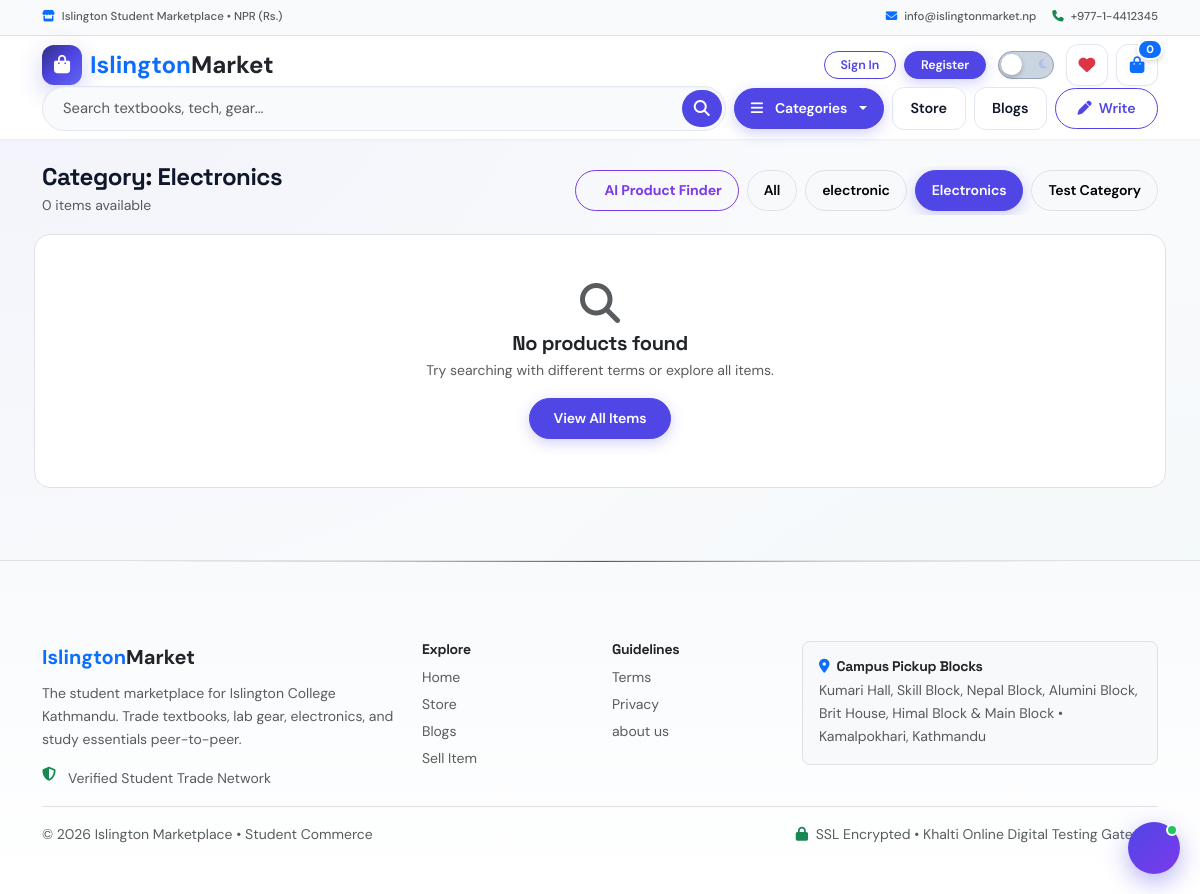
Page /products/?category=Electronics on the earlier database version.
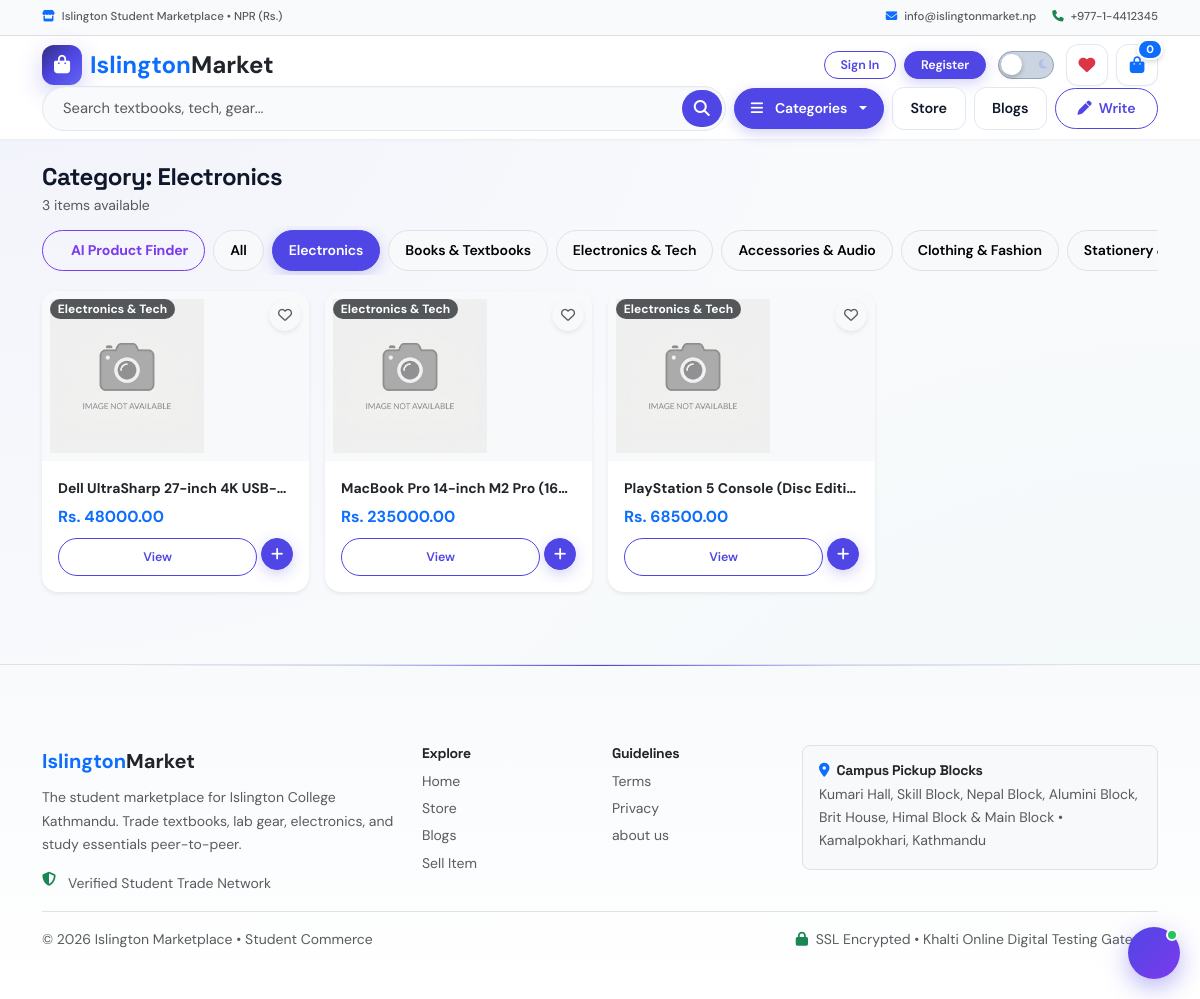
Same page on the later database version.
### products/models.py (models this page shows, shortened)
class Category(models.Model):
    name = models.CharField(max_length=225)
    category_image = models.ImageField(upload_to='categories/', blank=True, null=True)
    class Meta: verbose_name_plural = 'Categories'

class Product(models.Model):
    user = models.ForeignKey(User, on_delete=models.CASCADE, null=True, blank=True, related_name='products')
    name = models.CharField(max_length=100)
    slug = models.SlugField(max_length=150, unique=True, blank=True, null=True)
    price = models.FloatField()
    description = models.TextField()
    stock = models.IntegerField(default=1)
    status = models.BooleanField(default=True, help_text="Public visibility on store")
    is_approved = models.BooleanField(default=True, verbose_name="Approved by Admin", help_text="Designates whether this listing is approved by admin.")
    rejection_reason = models.TextField(blank=True, null=True, help_text="Optional feedback if rejected by admin.")
    product_image = models.ImageField(upload_to='products/', blank=True, null=True)
    category = models.ForeignKey(Category, on_delete=models.CASCADE)
    created_at = models.DateTimeField(auto_now_add=True)

### pages/models.py (models this page shows, shortened)
class Page(models.Model):
    title = models.CharField(max_length=100)
    slug = models.SlugField(unique=True)
    content = models.TextField()
    created_at = models.DateTimeField(auto_now_add=True)

### products/views.py (the view, shortened to what this page needs)
# urls.py: path('products/', include('products.urls')),
def products(request):
    q, cat = request.GET.get('q', '').strip(), request.GET.get('category', '').strip()
    qs = list(Product.objects.select_related('category', 'user').filter(status=True, is_approved=True).order_by('-created_at'))
    if cat and cat != 'All Categories':
        qs = [p for p in qs if p.category and cat.lower() in p.category.name.lower()]
    wish_ids = set(Wishlist.objects.filter(user=request.user).values_list('product_id', flat=True)) if request.user.is_authenticated else set()
    return render(request, 'products/products.html', {
        'products': qs, 'categories': Category.objects.all(), 'query': q, 'selected_category': cat, 'total_count': len(qs), 'wishlist_ids': wish_ids
    })

### cart/context_processors.py (called while the page is built)
def _get_or_create_cart_id(request):
    cart_id = request.session.session_key
    if not cart_id:
        request.session.create()
        cart_id = request.session.session_key
    return cart_id

def cart_counter(request):
    cart_count = 0
    cart_total = 0.0
    try:
        if request.user.is_authenticated:
            cart = Cart.objects.filter(user=request.user).first()
        else:
            cart_id = _get_or_create_cart_id(request)
            cart = Cart.objects.filter(cart_id=cart_id).first()
        if cart:
            cart_count = cart.total_items_count
            cart_total = cart.total_price
    except Exception:
        cart_count = 0
        cart_total = 0.0
    return {
        'cart_count': cart_count,
        'cart_total': cart_total,
    }

### pages/context_processors.py (called while the page is built)
def page_links(request):
    try:
        return {'pages': list(Page.objects.all())}
    except Exception:
        return {'pages': []}

### sitesetting/context_processors.py (called while the page is built)
def site_settings(request):
    try:
        setting = SiteSetting.objects.first()
        return {'site_setting': setting}
    except Exception:
        return {'site_setting': None}

### Templates/products/products.html (shortened to what this page needs)
{% extends 'master/base.html' %}
{% load static %}
{% block content %}
<div class="container py-4">
  <div class="d-flex justify-content-between align-items-center flex-wrap gap-2 mb-3">
    <div>
      <h4 class="fw-bold mb-0">{% if query %}Search: "{{ query }}"{% elif selected_category %}Category: {{ selected_category }}{% else %}All Products{% endif %}</h4>
      <small class="text-muted">{{ products|length }} item{{ products|length|pluralize }} available{% if query %} &bull; Ranked by AI relevance{% endif %}</small>
    </div>
    <div class="d-flex gap-2 align-items-center overflow-auto py-1">
      <a href="{% url 'ai_product_finder' %}" class="btn btn-sm btn-outline-purple rounded-pill px-3 fw-bold text-nowrap" style="color:#7c3aed;border-color:#7c3aed;"> AI Product Finder</a>
      <a href="{% url 'products' %}" class="btn btn-sm {% if not selected_category and not query %}btn-primary{% else %}btn-light border{% endif %} rounded-pill px-3 fw-semibold">All</a>
      {% for cat in categories %}<a href="{% url 'products' %}?category={{ cat.name }}" class="btn btn-sm {% if selected_category == cat.name %}btn-primary{% else %}btn-light border{% endif %} rounded-pill px-3 fw-semibold text-nowrap">{{ cat.name }}</a>{% endfor %}
    </div>
  </div>
  <div class="row g-3">
    {% for p in products %}
    <div class="col-lg-3 col-md-4 col-6">
      <div class="card h-100 border-0 shadow-sm rounded-4 overflow-hidden bg-surface" style="transition: transform 0.2s ease, box-shadow 0.2s ease;">
        <div class="position-relative bg-light text-center p-2" style="height:170px;">
          <a href="{% url 'product_detail' p.id %}">
            <img src="{% if p.product_image %}{{ p.product_image.url }}{% else %}{% static 'images/default.jpg' %}{% endif %}" class="img-fluid h-100 object-fit-contain" alt="{{ p.name }}" loading="lazy" onerror="this.onerror=null; this.src='{% static 'images/default.jpg' %}';"/>
          </a>
          <span class="badge bg-dark bg-opacity-75 position-absolute top-0 start-0 m-2 rounded-pill small">{{ p.category.name }}</span>
          <button type="button" class="btn btn-sm btn-light rounded-circle position-absolute top-0 end-0 m-2 shadow-sm p-1 d-flex align-items-center justify-content-center" style="width:32px;height:32px;" onclick="toggleWishlist('{{ p.id }}', this)" aria-label="Toggle wishlist item">
            <i class="{% if p.id in wishlist_ids %}fas fa-heart text-danger{% else %}far fa-heart text-muted{% endif %}"></i>
          </button>
        </div>
        <div class="card-body p-3 d-flex flex-column justify-content-between">
          <div>
            <a href="{% url 'product_detail' p.id %}" class="fw-bold text-dark text-decoration-none small text-truncate d-block" title="{{ p.name }}">{{ p.name }}</a>
            <div class="fw-bold text-primary mt-1">Rs. {{ p.price|floatformat:2 }}</div>
          </div>
          <div class="d-flex gap-1 mt-2">
            <a href="{% url 'product_detail' p.id %}" class="btn btn-outline-primary btn-sm rounded-pill flex-grow-1 fw-semibold" style="font-size:.78rem;">View</a>
            {% if p.stock > 0 and p.user != user %}
            <button type="button" class="btn btn-primary btn-sm rounded-circle px-2 d-flex align-items-center justify-content-center" style="width:32px;height:32px;" onclick="addToCart('{{ p.id }}','{{ p.name|escapejs }}','{{ p.price }}')" aria-label="Add to cart" title="Add to Bag">
              <i class="fas fa-plus"></i>
            </button>
            {% endif %}
          </div>
        </div>
      </div>
    </div>
    {% empty %}
    <div class="col-12 text-center py-5 text-muted bg-white rounded-4 border">
      <i class="fas fa-search display-6 text-muted mb-2 d-block"></i>
      <h5 class="fw-bold text-dark mb-1">No products found</h5>
      <p class="mb-3 small">Try searching with different terms or explore all items.</p>
      <a href="{% url 'products' %}" class="btn btn-primary btn-sm rounded-pill px-4 fw-semibold">View All Items</a>
    </div>
    {% endfor %}
  </div>
</div>
{% endblock %}

### Templates/master/base.html (shortened to what the changed rows need)
{% load static %}
<!doctype html>
<html lang="en" data-theme="light" data-bs-theme="light">
<head>
  <link href="https://cdn.jsdelivr.net/npm/bootstrap@5.3.3/dist/css/bootstrap.min.css" rel="stylesheet">
  <link rel="stylesheet" href="https://cdnjs.cloudflare.com/ajax/libs/font-awesome/6.6.0/css/all.min.css"/>
  <link rel="stylesheet" href="{% static 'css/style.css' %}?v=13.0">
</head>
<body class="site-body">
  <main id="mainContent">{% block content %}{% endblock %}</main>
  <footer class="section-footer mt-5 border-top bg-white">
    <div class="container py-4">
      <div class="row g-4">
        <div class="col-lg-2 col-6">
          <ul class="list-unstyled small d-flex flex-column gap-1 text-muted">
            {% for page in pages %}<li><a href="{% url 'page_detail' page.slug %}" class="text-muted text-decoration-none">{{ page.title }}</a></li>{% endfor %}
          </ul>
        </div>
      </div>
    </div>
  </footer>
</body>
</html>

Differences in the rows shown:
removed Category: name "electronic"
removed Category: name "Test Category"
added Category: name "Books & Textbooks"
added Category: name "Electronics & Tech"
added Category: name "Accessories & Audio"
added Category: name "Clothing & Fashion"
added Category: name "Stationery…"
added Product: category.name "Electronics & Tech", name "Dell UltraSharp 27-inch 4K USB-…", price "48000.00"
added Product: category.name "Electronics & Tech", name "MacBook Pro 14-inch M2 Pro (16…", price "235000.00"
added Product: category.name "Electronics & Tech", name "PlayStation 5 Console (Disc Editi…", price "68500.00"
Other differences:
{{ products|length }}: "0" → "3"
text no longer shown: "No products found Try searching with different terms or explore all items. View All Items"
